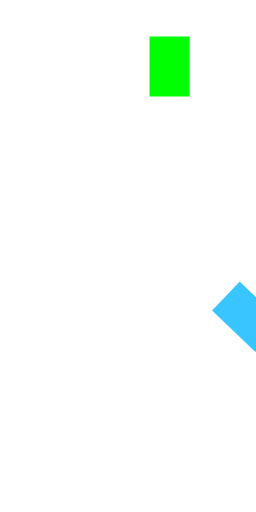
Frame 1 (no input)
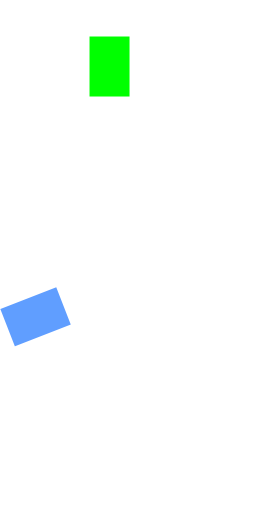
Frame 60 (the mouse pressed at the canvas centre just before this capture)
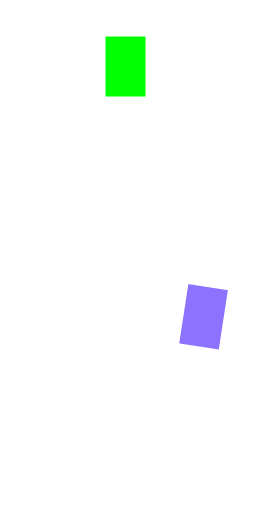
Frame 120 (the mouse held since frame 60 and released just before this capture)

The Processing sketch that drew these frames (run headless with seeded random() and noise(); from frame 60 on, the mouse is pressed at the canvas centre):

// Processing sketch: sketch_010319
// ── sketch_010319.pde
Block b;
AmazingBlock ab;
float h;

void setup(){
  size(256,512);
  h=height/2;
  b= new Block(random(0,width), random(0, h));
  ab= new AmazingBlock(random(0,width), random(h, height));
}

void draw(){
  background(255);
  b.run();
  ab.run();
}

void keyPressed(){
  if(key == 'r' || key == 'R'){ setup(); }
}

// ── AmazingBlock.pde
class AmazingBlock extends Block{
  float a;
  
  AmazingBlock(float x, float y){
    super(x,y);
    a=random(0,360);
  }
  
  void display(){
    noStroke();
    fill(a%256,255-a%256,255);
    rectMode(CENTER);
    pushMatrix();
    translate(x,y);
    rotate(radians(a));
    rect(0,0,w,h);
    popMatrix();
  }
  
  void move(){
    
   
    a+=5;
    super.move();
  }
  
  
}

// ── Block.pde
class Block{
  float x,y,w,h,sx;
  
  Block(float x, float y){
    this.x=x;
    this.y=y;
    this.w=40;
    this.h=60;
    this.sx=4;
  }
  
  void display(){
    noStroke();
    fill(0,255,0);
    rectMode(CENTER);
    rect(x,y,w,h);
  }
  
  void move(){
    x+=sx;
    if(x<0 || x>width){
      sx=-sx;
    }
  }
  
  void run(){
    move();
    display();
  }
}
